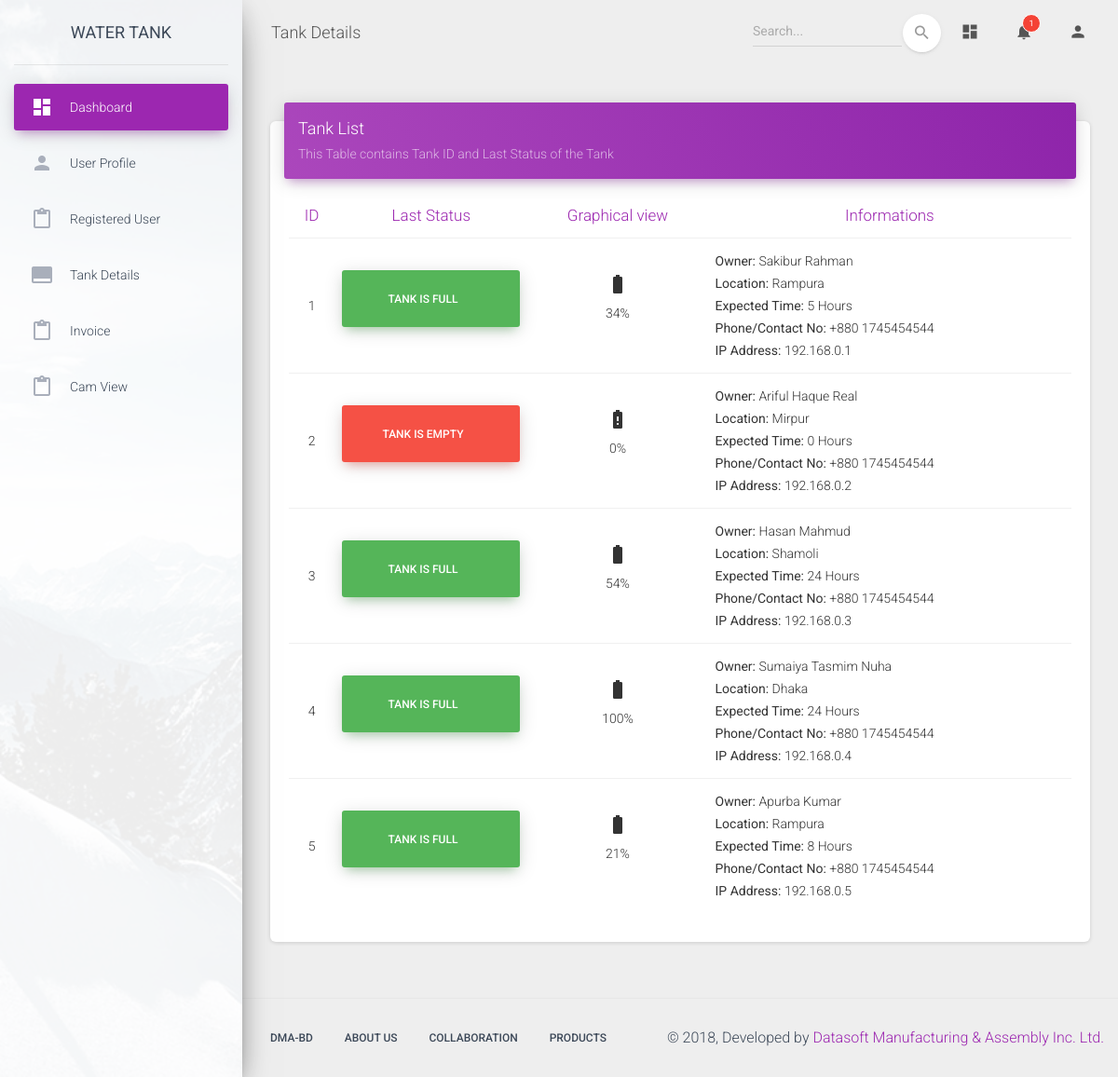
/pages/tank_details.php, run on the app's committed database.
### tables this page shows
CREATE TABLE `tank_status` (
  `device_id` int(3) NOT NULL,
  `tank_status` int(1) NOT NULL,
  `owner` varchar(32) NOT NULL,
  `location` text NOT NULL,
  `expected_time_empty` int(3) NOT NULL,
  `Ip_address` varchar(500) NOT NULL,
  `water_lavel` varchar(500) NOT NULL
);

### controller/tank_database.php (called while the page is built, shortened)
<?php
class Tank_database {
    private $db_connect;
    public function __construct() {
        $host_name = 'localhost';
        $user_name = 'root';
        $password = '';
        $db_name = 'datasoft_water_tank';
        $this->db_connect=  mysqli_connect($host_name, $user_name, $password, $db_name);
    }
    public function select_all_tank_info(){
        $sql="SELECT * From tank_status";
          if (mysqli_query($this->db_connect, $sql)){
          $query_result = mysqli_query($this->db_connect, $sql);
              return $query_result;
          } else {
              die('Query problem' . mysqli_error($this->db_connect));
          }
      }
      public function select_dropdown_notifications(){
        $sql="SELECT * From tank_notification where seen = 0 OR danger = 1";
          if (mysqli_query($this->db_connect, $sql)){
          $query_result = mysqli_query($this->db_connect, $sql);
              return $query_result;
          } else {
              die('Query problem' . mysqli_error($this->db_connect));
          }
      }
}

### pages/tank_details.php (the view, shortened to what this page needs)
<?php
include('./header_menu_left.php');
?>
        <div class="main-panel">
            <nav class="navbar navbar-expand-lg navbar-transparent  navbar-absolute fixed-top">
                <div class="container-fluid">
                    <div class="navbar-wrapper">
                        <a class="navbar-brand" href="#pablo">Tank Details</a>
                    </div>
                    <div class="collapse navbar-collapse justify-content-end" id="navigation">
                        <form class="navbar-form">
                            <div class="input-group no-border">
                                <input type="text" value="" class="form-control" placeholder="Search...">
                                <button type="submit" class="btn btn-white btn-round btn-just-icon">
                                    <i class="material-icons">search</i>
                                    <div class="ripple-container"></div>
                                </button>
                            </div>
                        </form>
                        <ul class="navbar-nav">
                            <li class="nav-item">
                                <a class="nav-link" href="#pablo">
                                    <i class="material-icons">dashboard</i>
                                </a>
                            </li>
                            <?php
                                include './notification_list.php';
                            ?>
                            <li class="nav-item">
                                <a class="nav-link" href="#pablo">
                                    <i class="material-icons">person</i>
                                </a>
                            </li>
                        </ul>
                    </div>
                </div>
            </nav>
            <div class="content">
                <div class="container-fluid">
                    <div class="row">
                        <div class="col-md-12">
                            <div class="card">
                                <div class="card-header card-header-primary">
                                    <h4 class="card-title ">Tank List</h4>
                                    <p class="card-category"> This Table contains Tank ID and Last Status of the Tank</p>
                                </div>
                                <div class="card-body">
                                    <div class="table-responsive">
                                        <table class="table">
                                            <thead class=" text-primary">
                                                <th style="text-align:center">
                                                    ID
                                                </th>
                                                <th style="text-align:center">
                                                    Last Status
                                                </th>
                                                <th style="text-align:center">
                                                    Graphical view
                                                </th>
                                                <th style="text-align:center">
                                                    Informations
                                                </th>
                                            </thead>
                                            <tbody>
                                                <?php while ($tank_info = mysqli_fetch_assoc($query_result)) { ?>
                                                <tr>
                                                <td style="text-align:center">
                                                    <?php echo $tank_info['device_id']; ?>
                                                    </td>
                                                    <td>
                                                        <?php if($tank_info['tank_status']==1){
                                                                ?>
                                                                    <div class="alert alert-success">
                                                                        <span style="text-align:center"><b><?php echo 'Tank is Full'?></b></span>
                                                                    </div>
                                                                <?php
                                                                }
                                                                else{
                                                                ?>
                                                                <div class="alert alert-danger">
                                                                        <span style="text-align:center"><b><?php echo 'Tank is Empty'?></b></span>
                                                                    </div>
                                                                <?php
                                                                }
                                                            ?>
                                                    </td>
                                                    <td style="text-align:center">
                                                    <?php if($tank_info['tank_status']==1){
                                                                ?>
                                                                <i class="material-icons">battery_full</i><p><?php echo $tank_info['water_lavel']; ?></p>
                                                                <?php
                                                                }
                                                                else{
                                                                ?>
                                                                <i class="material-icons">battery_alert</i><p>0%</p>
                                                                <?php
                                                                }
                                                            ?>
                                                    </td>
                                                    <td style="text-align:left">
                                                    <b>Owner: </b><?php echo $tank_info['owner']; ?></br>
                                                    <b>Location: </b><?php echo $tank_info['location']; ?></br>
                                                    <b>Expected Time: </b><?php echo $tank_info['expected_time_empty']; ?> Hours</br>
                                                    <b>Phone/Contact No: </b>+880 1745454544</br>
                                                    <b>IP Address: </b><?php echo $tank_info['Ip_address']; ?></br>
                                                    </td>
                                                </tr>
                                                <?php } ?>
                                            </tbody>
                                        </table>
                                    </div>
                                </div>
                            </div>
                        </div>
                    </div>
                </div>
            </div>
            <?php
include './footer.php';
?>
 </div>
  </div>
</body>
</html>

### data on the page
tank_status: device_id "1", tank_status "TANK IS FULL", water_lavel "34%", owner "Sakibur Rahman", location "Rampura", expected_time_empty "5", Ip_address "192.168.0.1"
tank_status: device_id "2", tank_status "TANK IS EMPTY", owner "Ariful Haque Real", location "Mirpur", expected_time_empty "0", Ip_address "192.168.0.2"
tank_status: device_id "3", tank_status "TANK IS FULL", water_lavel "54%", owner "Hasan Mahmud", location "Shamoli", expected_time_empty "24", Ip_address "192.168.0.3"
tank_status: device_id "4", tank_status "TANK IS FULL", water_lavel "100%", owner "Sumaiya Tasmim Nuha", location "Dhaka", expected_time_empty "24", Ip_address "192.168.0.4"
tank_status: device_id "5", tank_status "TANK IS FULL", water_lavel "21%", owner "Apurba Kumar", location "Rampura", expected_time_empty "8", Ip_address "192.168.0.5"

### other printed values
$count_notification "1"
